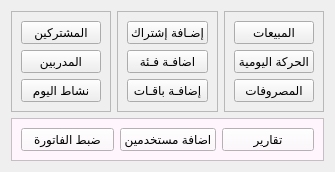
               <widget class="QWidget" name="tab_19">
                <attribute name="title">
                 <string>الرئيسية</string>
                </attribute>
                <layout class="QGridLayout" name="gridLayout_24">
                 <item row="0" column="0">
                  <widget class="QFrame" name="frame_17">
                   <property name="styleSheet">
                    <string notr="true">font: 24pt &quot;Shorooq_N1&quot;;
</string>
                   </property>
                   <property name="frameShape">
                    <enum>QFrame::StyledPanel</enum>
                   </property>
                   <property name="frameShadow">
                    <enum>QFrame::Raised</enum>
                   </property>
                   <layout class="QGridLayout" name="gridLayout_12">
                    <item row="0" column="0">
                     <widget class="QPushButton" name="pushButton_35">
                      <property name="text">
                       <string>المشتركين</string>
                      </property>
                     </widget>
                    </item>
                    <item row="1" column="0">
                     <widget class="QPushButton" name="pushButton_36">
                      <property name="text">
                       <string>المدربين</string>
                      </property>
                     </widget>
                    </item>
                    <item row="2" column="0">
                     <widget class="QPushButton" name="pushButton_43">
                      <property name="styleSheet">
                       <string notr="true"/>
                      </property>
                      <property name="text">
                       <string>نشاط اليوم</string>
                      </property>
                     </widget>
                    </item>
                   </layout>
                  </widget>
                 </item>
                 <item row="0" column="1">
                  <widget class="QFrame" name="frame_24">
                   <property name="styleSheet">
                    <string notr="true">font: 24pt &quot;Shorooq_N1&quot;;
</string>
                   </property>
                   <property name="frameShape">
                    <enum>QFrame::StyledPanel</enum>
                   </property>
                   <property name="frameShadow">
                    <enum>QFrame::Raised</enum>
                   </property>
                   <layout class="QGridLayout" name="gridLayout_58">
                    <item row="0" column="0">
                     <widget class="QPushButton" name="pushButton_21">
                      <property name="text">
                       <string>إضـافة إشتراك</string>
                      </property>
                     </widget>
                    </item>
                    <item row="1" column="0">
                     <widget class="QPushButton" name="pushButton_10">
                      <property name="text">
                       <string>اضافـة فـئة</string>
                      </property>
                     </widget>
                    </item>
                    <item row="2" column="0">
                     <widget class="QPushButton" name="pushButton_29">
                      <property name="text">
                       <string>إضافـة باقـات</string>
                      </property>
                     </widget>
                    </item>
                   </layout>
                  </widget>
                 </item>
                 <item row="0" column="2">
                  <widget class="QFrame" name="frame_25">
                   <property name="styleSheet">
                    <string notr="true">font: 24pt &quot;Shorooq_N1&quot;;</string>
                   </property>
                   <property name="frameShape">
                    <enum>QFrame::StyledPanel</enum>
                   </property>
                   <property name="frameShadow">
                    <enum>QFrame::Raised</enum>
                   </property>
                   <layout class="QGridLayout" name="gridLayout_59">
                    <item row="1" column="0">
                     <widget class="QPushButton" name="pushButton_5">
                      <property name="text">
                       <string>الحركة اليومية</string>
                      </property>
                     </widget>
                    </item>
                    <item row="0" column="0">
                     <widget class="QPushButton" name="pushButton_12">
                      <property name="text">
                       <string>المبيعات</string>
                      </property>
                     </widget>
                    </item>
                    <item row="2" column="0">
                     <widget class="QPushButton" name="pushButton_8">
                      <property name="layoutDirection">
                       <enum>Qt::RightToLeft</enum>
                      </property>
                      <property name="text">
                       <string>المصروفات</string>
                      </property>
                     </widget>
                    </item>
                   </layout>
                  </widget>
                 </item>
                 <item row="1" column="0" colspan="3">
                  <widget class="QFrame" name="frame_73">
                   <property name="maximumSize">
                    <size>
                     <width>16777215</width>
                     <height>75</height>
                    </size>
                   </property>
                   <property name="styleSheet">
                    <string notr="true">background-color: rgb(255, 246, 253);</string>
                   </property>
                   <property name="frameShape">
                    <enum>QFrame::StyledPanel</enum>
                   </property>
                   <property name="frameShadow">
                    <enum>QFrame::Raised</enum>
                   </property>
                   <layout class="QHBoxLayout" name="horizontalLayout_32">
                    <item>
                     <widget class="QPushButton" name="pushButton_74">
                      <property name="text">
                       <string>ضبط الفاتورة</string>
                      </property>
                     </widget>
                    </item>
                    <item>
                     <widget class="QPushButton" name="pushButton_71">
                      <property name="text">
                       <string>اضافة مستخدمين</string>
                      </property>
                     </widget>
                    </item>
                    <item>
                     <widget class="QPushButton" name="pushButton_68">
                      <property name="text">
                       <string>تقارير</string>
                      </property>
                     </widget>
                    </item>
                   </layout>
                  </widget>
                 </item>
                </layout>
               </widget>
